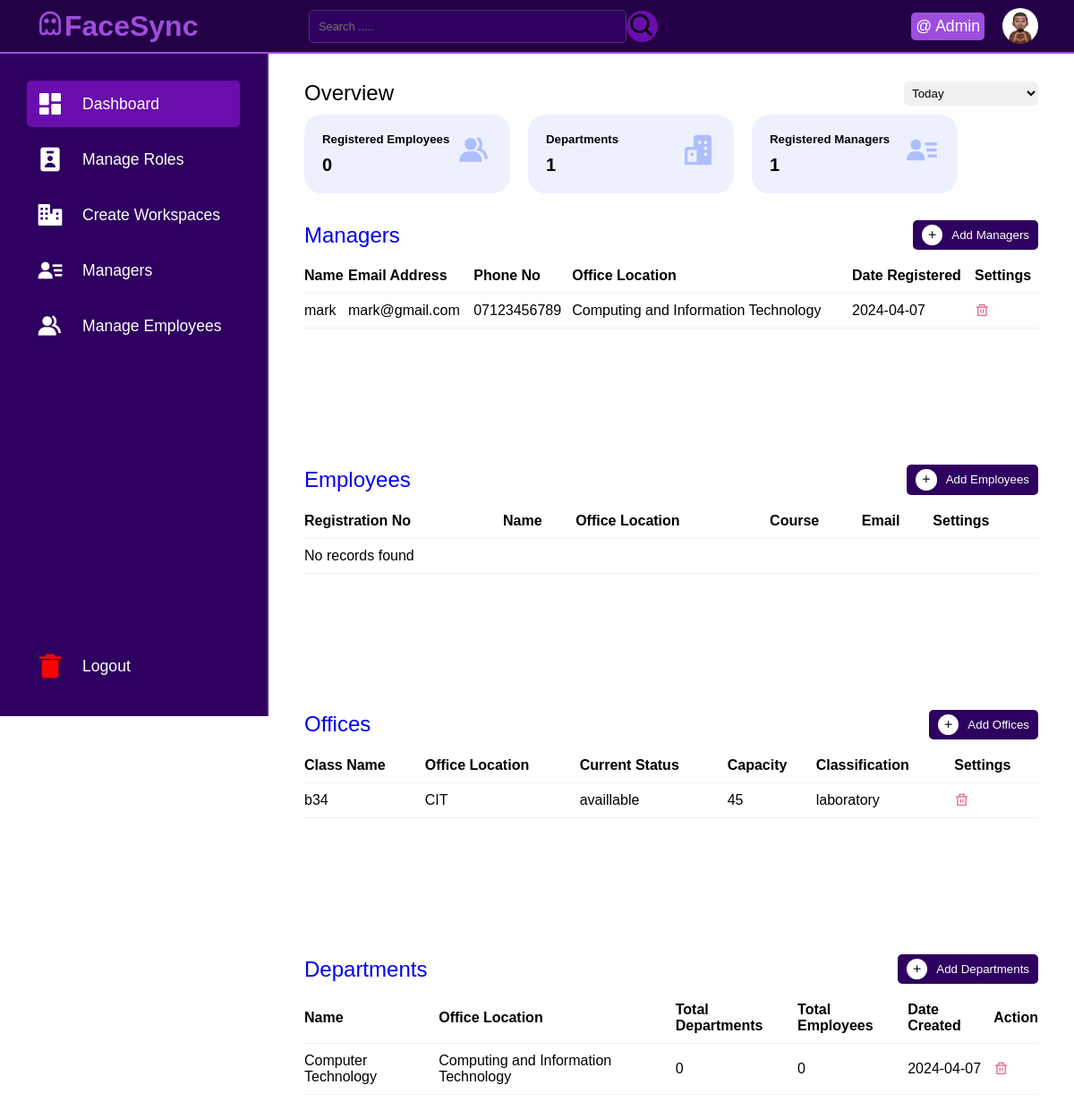
Page /home (signed in) on the committed database.
### tables this page shows
CREATE TABLE `tbllecture` (
  `Id` int(10) NOT NULL,
  `firstName` varchar(255) NOT NULL,
  `lastName` varchar(255) NOT NULL,
  `emailAddress` varchar(255) NOT NULL,
  `password` varchar(255) NOT NULL,
  `phoneNo` varchar(50) NOT NULL,
  `facultyCode` varchar(50) NOT NULL,
  `dateCreated` varchar(50) NOT NULL
);

CREATE TABLE `tblfaculty` (
  `Id` int(10) NOT NULL,
  `facultyName` varchar(255) NOT NULL,
  `facultyCode` varchar(50) NOT NULL,
  `dateRegistered` date NOT NULL
);

CREATE TABLE `tblvenue` (
  `Id` int(10) NOT NULL,
  `className` varchar(50) NOT NULL,
  `facultyCode` varchar(50) NOT NULL,
  `currentStatus` varchar(50) NOT NULL,
  `capacity` int(10) NOT NULL,
  `classification` varchar(50) NOT NULL,
  `dateCreated` date NOT NULL
);

CREATE TABLE `tblcourse` (
  `Id` int(50) NOT NULL,
  `name` varchar(50) NOT NULL,
  `facultyID` int(50) NOT NULL,
  `dateCreated` date NOT NULL,
  `courseCode` varchar(50) NOT NULL
);

### resources/pages/administrator/home.php (the view, shortened to what this page needs)
<!DOCTYPE html>
<html lang="en">
<head>
    <link rel="stylesheet" href="resources/assets/css/styles.css">
    <link href="https://cdnjs.cloudflare.com/ajax/libs/remixicon/4.2.0/remixicon.css" rel="stylesheet">
    <link rel="stylesheet" href="https://unpkg.com/boxicons@2.1.4/css/boxicons.min.css">
</head>
<body>
    <?php include 'includes/topbar.php'; ?>
    <section class="main">
        <?php include 'includes/sidebar.php'; ?>
        <div class="main--content">
            <div class="overview">
                <div class="title">
                    <h2 class="section--title">Overview</h2>
                    <select name="date" id="date" class="dropdown">
                        <option value="today">Today</option>
                    </select>
                </div>
                <div class="cards">
                    <div class="card card-1">
                        <div class="card--data">
                            <div class="card--content">
                                <h5 class="card--title">Registered Employees</h5>
                                <h1><?php total_rows('tblstudents') ?></h1>
                            </div>
                            <i class='bx bxs-group card--icon--lg'></i>
                        </div>
                    </div>
                    <div class="card card-1">
                        <div class="card--data">
                            <div class="card--content">
                                <h5 class="card--title">Departments</h5>
                                <h1><?php total_rows("tblunit") ?></h1>
                            </div>
                            <i class='bx bxs-buildings card--icon--lg'></i>
                        </div>
                    </div>
                    <div class="card card-1">
                        <div class="card--data">
                            <div class="card--content">
                                <h5 class="card--title">Registered Managers</h5>
                                <h1><?php total_rows('tbllecture') ?></h1>
                            </div>
                            <i class='bx bxs-user-detail card--icon--lg'></i>
                        </div>
                    </div>
                </div>
            </div>
            <div class="table-container">
                <a href="manage-lecture" style="text-decoration:none;">
                    <div class="title">
                        <h2 class="section--title">Managers</h2>
                        <button class="add"><i class='bx bx-plus'></i>Add Managers</button>
                    </div>
                </a>
                <div class="table">
                    <table>
                        <thead>
                            <tr>
                                <th>Name</th>
                                <th>Email Address</th>
                                <th>Phone No</th>
                                <th>Office Location</th>
                                <th>Date Registered</th>
                                <th>Settings</th>
                            </tr>
                        </thead>
                        <tbody>
                            <tr>
                                <?php
                                $sql = "SELECT l.*, f.facultyName
                        FROM tbllecture l
                        LEFT JOIN tblfaculty f ON l.facultyCode = f.facultyCode";
                                $stmt = $pdo->query($sql);
                                $result = $stmt->fetchAll(PDO::FETCH_ASSOC);
                                if ($result) {
                                    foreach ($result as $row) {
                                        echo "<tr id='rowlecture{$row["Id"]}'>";
                                        echo "<td>" . $row["firstName"] . "</td>";
                                        echo "<td>" . $row["emailAddress"] . "</td>";
                                        echo "<td>" . $row["phoneNo"] . "</td>";
                                        echo "<td>" . $row["facultyName"] . "</td>";
                                        echo "<td>" . $row["dateCreated"] . "</td>";
                                        echo "<td><span><i class='ri-delete-bin-line delete' data-id='{$row["Id"]}' data-name='lecture'></i></span></td>";
                                        echo "</tr>";
                                    }
                                } else {
                                    echo "<tr><td colspan='6'>No records found</td></tr>";
                                }
                                ?>
                        </tbody>
                    </table>
                </div>
            </div>
            <div class="table-container">
                <a href="manage-students" style="text-decoration:none;">
                    <div class="title">
                        <h2 class="section--title">Employees</h2>
                        <button class="add"><i class='bx bx-plus'></i>Add Employees</button>
                    </div>
                </a>
                <div class="table">
                    <table>
                        <thead>
                            <tr>
                                <th>Registration No</th>
                                <th>Name</th>
                                <th>Office Location</th>
                                <th>Course</th>
                                <th>Email</th>
                                <th>Settings</th>
                            </tr>
                        </thead>
                        <tbody>
                            <?php
                            $sql = "SELECT * FROM tblstudents";
                            $stmt = $pdo->query($sql);
                            $result = $stmt->fetchAll(PDO::FETCH_ASSOC);
                            if ($result) {
                                foreach ($result as $row) {
                                    echo "<tr id='rowstudents{$row["Id"]}'>";
                                    echo "<td>" . $row["registrationNumber"] . "</td>";
                                    echo "<td>" . $row["firstName"] . "</td>";
                                    echo "<td>" . $row["faculty"] . "</td>";
                                    echo "<td>" . $row["courseCode"] . "</td>";
                                    echo "<td>" . $row["email"] . "</td>";
                                    echo "<td><span><i class='ri-delete-bin-line delete' data-id='{$row["Id"]}' data-name='students'></i></span></td>";
                                    echo "</tr>";
                                }
                            } else {
                                echo "<tr><td colspan='6'>No records found</td></tr>";
                            }
                            ?>
                        </tbody>
                    </table>
                </div>
            </div>
            <div class="table-container">
                <a href="create-venue" style="text-decoration:none;">
                    <div class="title">
                        <h2 class="section--title">Offices</h2>
                        <button class="add"><i class='bx bx-plus'></i>Add Offices</button>
                    </div>
                </a>
                <div class="table">
                    <table>
                        <thead>
                            <tr>
                                <th>Class Name</th>
                                <th>Office Location</th>
                                <th>Current Status</th>
                                <th>Capacity</th>
                                <th>Classification</th>
                                <th>Settings</th>
                            </tr>
                        </thead>
                        <tbody>
                            <?php
                            $sql = "SELECT * FROM tblvenue";
                            $stmt = $pdo->query($sql);
                            $result = $stmt->fetchAll(PDO::FETCH_ASSOC);
                            if ($result) {
                                foreach ($result as $row) {
                                    echo "<tr id='rowvenue{$row["Id"]}'>";
                                    echo "<td>" . $row["className"] . "</td>";
                                    echo "<td>" . $row["facultyCode"] . "</td>";
                                    echo "<td>" . $row["currentStatus"] . "</td>";
                                    echo "<td>" . $row["capacity"] . "</td>";
                                    echo "<td>" . $row["classification"] . "</td>";
                                    echo "<td><span><i class='ri-delete-bin-line delete' data-id='{$row["Id"]}' data-name='venue'></i></span></td>";
                                    echo "</tr>";
                                }
                            } else {
                                echo "<tr><td colspan='6'>No records found</td></tr>";
                            } ?>
                        </tbody>
                    </table>
                </div>
            </div>
            <div class="table-container">
                <a href="manage-course" style="text-decoration:none;">
                    <div class="title">
                        <h2 class="section--title">Departments</h2>
                        <button class="add"><i class='bx bx-plus'></i>Add Departments</button>
                    </div>
                </a>
                <div class="table">
                    <table>
                        <thead>
                            <tr>
                                <th>Name</th>
                                <th>Office Location</th>
                                <th>Total Departments</th>
                                <th>Total Employees</th>
                                <th>Date Created</th>
                                <th>Action</th>
                            </tr>
                        </thead>
                        <tbody>
                            <?php
                            $sql = "SELECT
                        c.name AS course_name,c.Id AS Id,
                        c.facultyID AS faculty,
                        f.facultyName AS faculty_name,
                        COUNT(u.ID) AS total_units,
                        COUNT(DISTINCT s.Id) AS total_students,
                        c.dateCreated AS date_created
                        FROM tblcourse c
                        LEFT JOIN tblunit u ON c.ID = u.courseID
                        LEFT JOIN tblstudents s ON c.courseCode = s.courseCode
                        LEFT JOIN tblfaculty f on c.facultyID=f.Id
                        GROUP BY c.ID";
                            $stmt = $pdo->query($sql);
                            $result = $stmt->fetchAll(PDO::FETCH_ASSOC);
                            if ($result) {
                                foreach ($result as $row) {
                                    echo "<tr id='rowcourse{$row["Id"]}'>";
                                    echo "<td>" . $row["course_name"] . "</td>";
                                    echo "<td>" . $row["faculty_name"] . "</td>";
                                    echo "<td>" . $row["total_units"] . "</td>";
                                    echo "<td>" . $row["total_students"] . "</td>";
                                    echo "<td>" . $row["date_created"] . "</td>";
                                    echo "<td><span><i class='ri-delete-bin-line delete' data-id='{$row["Id"]}' data-name='course'></i></span></td>";
                                    echo "</tr>";
                                }
                            } else {
                                echo "<tr><td colspan='6'>No records found</td></tr>";
                            }
                            ?>
                        </tbody>
                    </table>
                </div>
            </div>
        </div>
    </section>
</body>
</html>

### rows in the picture
tbllecture: firstName "mark", emailAddress "mark@gmail.com", phoneNo "07123456789", tblfaculty.facultyName "Computing and Information Technology", dateCreated "2024-04-07"
tblvenue: className "b34", facultyCode "CIT", currentStatus "availlable", capacity "45", classification "laboratory"
tblcourse: name "Computer Technology", facultyID.facultyName "Computing and Information Technology", total_units "0", total_students "0", dateCreated "2024-04-07"

### other values in the picture
$logged_in->name "Admin"
$total_rows "0 1 1"
